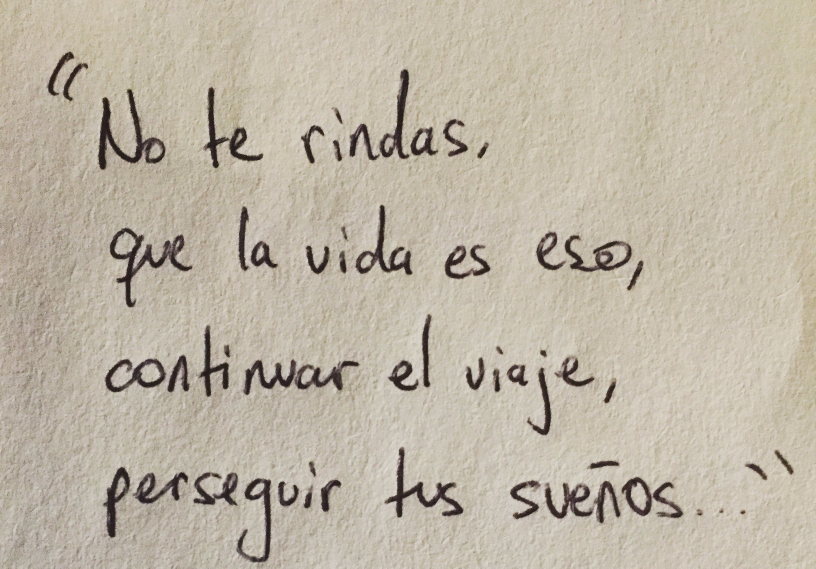
#> input picture images/test1.jpg, 2448 x 1705 px (shown at 1/3 size)
$ python count_lines.py
#> lines starting #> are read from the running program, lines starting #| are printed output that depends on the picture; after the words box and inside, x2 and y2 are one past the last pixel; in counts of white or black regions, pixels touching at a corner belong together
"""Counts the lines of handwritten text in a photo and measures each one's height.

Works without OCR. The ink is isolated from the paper, and words are merged into
horizontal streaks, giving a row-by-row ink profile. Lines are then cut apart at
the troughs of that profile, spaced by the line rhythm found in it. Each cut
is trimmed back to the ink it actually holds -- so a reported height covers the
ascenders and descenders of the line, not just its x-height.

Cutting at troughs rather than at a fixed ink level is what lets one page of
tightly ruled writing and one loosely spaced note be measured by the same code.
"""

import argparse
from pathlib import Path
from typing import NamedTuple

import cv2
import numpy as np

IMAGE_FILE = "images/test1.jpg"

# Tuning constants
WORK_WIDTH = 1200        # images are downscaled to this width before analysis
BACKGROUND_KERNEL = 41   # size of the blob used to estimate the paper brightness
MIN_PITCH = 8            # a line rhythm shorter than this many rows is not credible
PITCH_STRENGTH = 0.20    # autocorrelation peak needed to accept a line rhythm
TROUGH_SPACING = 0.30    # a cut is looked for within this fraction of a pitch
INK_THRESHOLD = 0.08     # a row counts as "ink" above this fraction of the peak
EDGE_THRESHOLD = 0.02    # faint rows above this fraction of the peak still count as ink
BLANK_THRESHOLD = 0.03   # cuts peaking below this fraction of the peak hold no text
MIN_BAND_RATIO = 0.35    # lines thinner than this fraction of the median are specks
MIN_GAP_RATIO = 0.50     # gaps thinner than this fraction of the typical gap merge
SLIVER_RATIO = 0.35      # bands covering less of the width than this are stroke slivers


class TextLine(NamedTuple):
    """One detected line of text, measured in original-photo pixels."""
    top: int
    bottom: int

    @property
    def height(self) -> int:
        return self.bottom - self.top


def _binarize_ink(gray: np.ndarray) -> np.ndarray:
    """Returns a mask where the handwriting is white (255) and the paper is black."""
    # Photographed paper has uneven lighting, so estimate the local background
    # brightness and divide it out before thresholding globally.
    kernel = cv2.getStructuringElement(cv2.MORPH_ELLIPSE, (BACKGROUND_KERNEL, BACKGROUND_KERNEL))
    background = cv2.morphologyEx(gray, cv2.MORPH_CLOSE, kernel)
    normalized = cv2.divide(gray, background, scale=255)

    blurred = cv2.GaussianBlur(normalized, (5, 5), 0)
    _, ink = cv2.threshold(blurred, 0, 255, cv2.THRESH_BINARY_INV + cv2.THRESH_OTSU)

    # Drop specks of paper texture that survived the threshold.
    ink = cv2.morphologyEx(ink, cv2.MORPH_OPEN, np.ones((2, 2), np.uint8))
    return ink


def _merge_words(ink: np.ndarray) -> np.ndarray:
    """Closes the gaps between letters and words so each line becomes one streak."""
    width = ink.shape[1]
    kernel = cv2.getStructuringElement(cv2.MORPH_RECT, (max(width // 25, 9), 1))
    return cv2.morphologyEx(ink, cv2.MORPH_CLOSE, kernel)


def _row_profile(mask: np.ndarray) -> np.ndarray:
    """Counts the ink pixels on each row, smoothed so ragged rows do not split lines."""
    profile = (mask > 0).sum(axis=1).astype(np.float32)
    window = max(int(round(mask.shape[0] * 0.005)) * 2 + 1, 3)
    return cv2.GaussianBlur(profile.reshape(-1, 1), (1, window), 0).ravel()


def _line_pitch(profile: np.ndarray) -> float | None:
    """Estimates the rows between consecutive baselines, or None if there is no rhythm."""
    signal = profile - profile.mean()
    if not signal.any():
        return None

    correlation = np.correlate(signal, signal, mode="full")[len(signal) - 1:]
    if correlation[0] <= 0:
        return None
    correlation = correlation / correlation[0]

    # Walk down out of the zero-lag peak, then take the strongest lag left: for
    # evenly written lines that lag is the distance from one line to the next.
    lag = 1
    while lag < len(correlation) - 1 and correlation[lag] <= correlation[lag - 1]:
        lag += 1
    search = correlation[lag:len(correlation) // 2 + 1]
    if len(search) == 0:
        return None

    pitch = lag + int(np.argmax(search))
    if correlation[pitch] < PITCH_STRENGTH or pitch < MIN_PITCH:
        return None

    # The strongest lag may be a multiple of the true pitch, so prefer a half
    # that is almost as strong -- otherwise every other line would be missed.
    while pitch // 2 >= MIN_PITCH and correlation[pitch // 2] > correlation[pitch] * 0.6:
        pitch //= 2
    return float(pitch)


def _cut_at_troughs(profile: np.ndarray, pitch: float) -> list[tuple[int, int]]:
    """Splits the profile into one segment per line by tracking down its troughs."""
    ink_rows = np.flatnonzero(profile > profile.max() * BLANK_THRESHOLD)
    if len(ink_rows) == 0:
        return []

    # Walk down the page one line at a time: from the line just cut, the next
    # boundary has to lie roughly one pitch further on, so take the emptiest row
    # in that window. Following the rhythm instead of ranking every dip on the
    # page keeps a shallow dip inside a line from being mistaken for a gap, and
    # lets the walk absorb the wider blank between two paragraphs.
    near = max(int(round(pitch * (1.0 - TROUGH_SPACING / 2))), 1)
    far = max(int(round(pitch * (1.0 + TROUGH_SPACING / 2))), near + 1)

    cuts = [0]
    row = int(ink_rows[0])
    while row < int(ink_rows[-1]):
        low, high = row + near, min(row + far, len(profile))
        if high <= low:
            break
        row = low + int(np.argmin(profile[low:high]))
        cuts.append(row)

    cuts.append(len(profile))
    return [(cuts[i], cuts[i + 1]) for i in range(len(cuts) - 1) if cuts[i + 1] > cuts[i]]


# [55 lines left out: functions _threshold_bands, _width_coverage, _merge_slivers, not called in this run]


def _trim_to_ink(segments: list[tuple[int, int]], profile: np.ndarray) -> list[tuple[int, int]]:
    """Shrinks each segment to the rows it really holds ink on, dropping blank ones."""
    if profile.max() == 0:
        return []

    floor = profile.max() * EDGE_THRESHOLD
    trimmed = []
    for start, end in segments:
        rows = np.flatnonzero(profile[start:end] > floor)
        if len(rows) == 0:
            continue
        trimmed.append((start + int(rows[0]), start + int(rows[-1]) + 1))
    return trimmed


def _drop_specks(lines: list[tuple[int, int]]) -> list[tuple[int, int]]:
    """Discards bands far too thin to be a line, such as a lone accent or smudge."""
    if not lines:
        return []

    median_height = float(np.median([end - start for start, end in lines]))
    return [(s, e) for s, e in lines if e - s >= median_height * MIN_BAND_RATIO]


def _find_lines(ink: np.ndarray) -> list[tuple[int, int]]:
    """Locates every line of text in an ink mask and returns its row extent."""
    # Words are merged into streaks so that a line reads as one bump in the
    # profile regardless of how its words are spaced.
    streaks = _merge_words(ink)
    body_profile = _row_profile(streaks)
    pitch = _line_pitch(body_profile)

    if pitch is not None:
        # Several lines with a steady rhythm: cut between them at the troughs.
        segments = _cut_at_troughs(body_profile, pitch)
        # Keep only the cuts that hold real ink; the rest are margins and the
        # blank space between paragraphs.
        keep = body_profile.max() * BLANK_THRESHOLD
        segments = [(a, b) for a, b in segments if body_profile[a:b].max() > keep]
    else:
        # No rhythm to lock on to, which usually means a single line. Fall back
        # to a plain ink threshold and stitch the stray strokes back on.
        segments = _merge_slivers(_threshold_bands(body_profile), streaks)

    # Extents are measured on the raw ink, where a lone thin stroke such as an
    # accent or a descender tail still registers.
    return _drop_specks(_trim_to_ink(segments, _row_profile(ink)))


def measure_text_lines(image_path: str, debug_path: str | None = None) -> list[TextLine]:
    """Finds every line of text in the image and measures its height in photo pixels."""
#> called with image_path = 'images/test1.jpg'
    target_path = Path(image_path)
    if not target_path.exists():
        target_path = Path("images") / image_path
    if not target_path.exists():
        raise FileNotFoundError(f"Could not find image '{image_path}' anywhere.")

    image = cv2.imread(str(target_path))
#> image is the input picture: shape (1705, 2448, 3); mean B, G, R 165, 180.7, 189.6
    if image is None:
        raise ValueError(f"'{target_path}' is not a readable image.")

    original_height = image.shape[0]
    scale = min(1.0, WORK_WIDTH / image.shape[1])
    if scale < 1.0:
        image = cv2.resize(image, None, fx=scale, fy=scale, interpolation=cv2.INTER_AREA)
#> image: shape (836, 1200, 3)

    bands = _find_lines(_binarize_ink(cv2.cvtColor(image, cv2.COLOR_BGR2GRAY)))
#> in _binarize_ink, `background = cv2.morphologyEx(gray, cv2.MORPH_CLOSE, kernel)`:
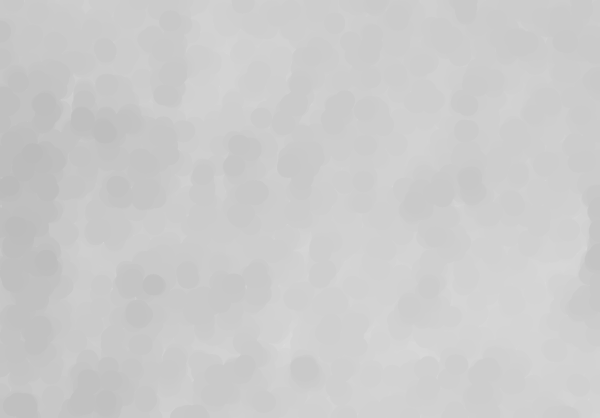
#> background: shape (836, 1200) (shown at 1/2 size); min 187, max 223, mean 203.7
#> in _binarize_ink, `normalized = cv2.divide(gray, background, scale=255)`:
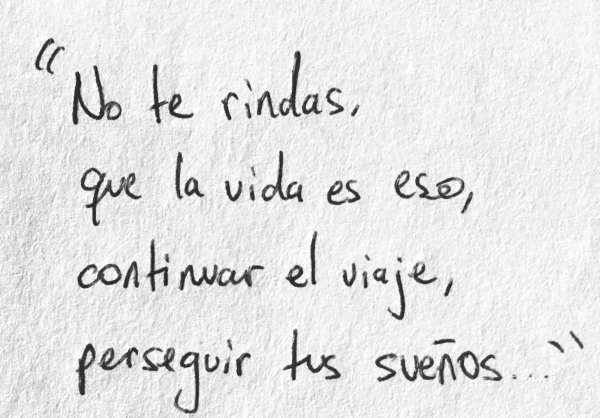
#> normalized: shape (836, 1200) (shown at 1/2 size); min 26, max 255, mean 227.2
#> in _binarize_ink, `_, ink = cv2.threshold(blurred, 0, 255, cv2.THRESH_BINARY_INV + cv2.TH..`:
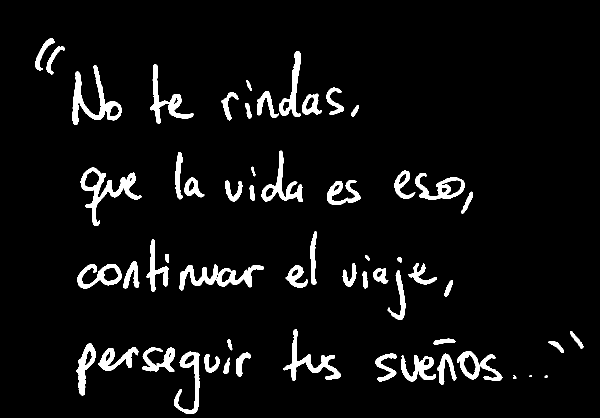
#> ink: shape (836, 1200) (shown at 1/2 size); 5.5% white; 58 white regions (1 under 20 px), largest, box (x1, y1, x2, y2) and area: (161, 335, 283, 452) 3392, (144, 131, 243, 250) 3364, (566, 658, 682, 761) 2545
#> in _binarize_ink, `ink = cv2.morphologyEx(ink, cv2.MORPH_OPEN, np.ones((2, 2), np.uint8))`:
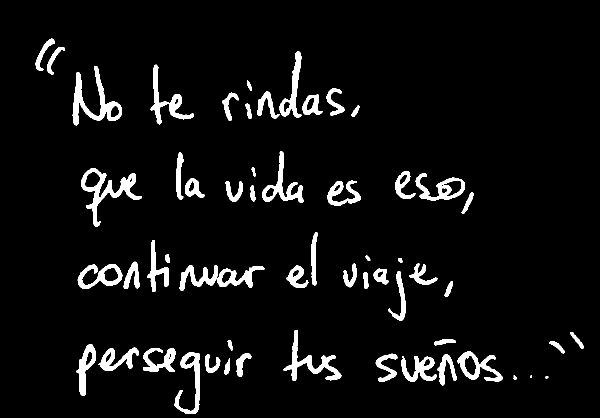
#> ink: shape (836, 1200) (shown at 1/2 size); 5.5% white; 58 white regions (1 under 20 px), largest, box (x1, y1, x2, y2) and area: (162, 336, 284, 453) 3391, (145, 132, 244, 251) 3362, (567, 660, 683, 762) 2542
#> in _merge_words, `width = ink.shape[1]`: width = 1200
#> in _merge_words, `return cv2.morphologyEx(ink, cv2.MORPH_CLOSE, kernel)`:
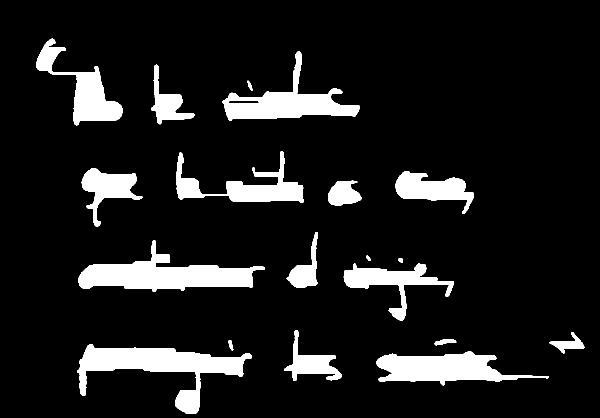
#> returned value: shape (836, 1200) (shown at 1/2 size); 10.8% white; 19 white regions, largest, box (x1, y1, x2, y2) and area: (154, 688, 504, 828) 16563, (156, 480, 530, 584) 15987, (752, 703, 1098, 771) 12151
#> in _row_profile, `profile = (mask > 0).sum(axis=1).astype(np.float32)`: profile = 836 values, max 658 at index 716, min 0 at index 0, mean 129.3
#> in _find_lines, `body_profile = _row_profile(streaks)`: body_profile = 836 values, max 648.8 at index 717, min 0 at index 0, mean 129.3
#> in _line_pitch, `signal = profile - profile.mean()`: signal = 836 values, max 519.5 at index 717, min -129.3 at index 0, mean 1.64e-05
#> in _line_pitch, `correlation = np.correlate(signal, signal, mode="full")[len(signal) - ..`: correlation = 836 values, max 28951018 at index 0, min -11245012 at index 92, mean 17315.1
#> in _line_pitch, `correlation = correlation / correlation[0]`: correlation = 836 values, max 1 at index 0, min -0.388 at index 92, mean 0.000598
#> the loop in _line_pitch, `while lag < len(correlation) - 1 and correlation[lag] <= correlation[l..` made 92 passes
#> after the loop in _line_pitch, `while lag < len(correlation) - 1 and correlation[lag] <= correlation[l..`: lag = 93
#> in _line_pitch, `search = correlation[lag:len(correlation) // 2 + 1]`: search = 326 values, max 0.636 at index 79, min -0.388 at index 0, mean 0.0155
#> in _line_pitch, `pitch = lag + int(np.argmax(search))`: pitch = 172
#> in _cut_at_troughs, `ink_rows = np.flatnonzero(profile > profile.max() * BLANK_THRESHOLD)`: ink_rows = 492 values from 93 to 825
#> in _cut_at_troughs, `near = max(int(round(pitch * (1.0 - TROUGH_SPACING / 2))), 1)`: near = 146
#> in _cut_at_troughs, `far = max(int(round(pitch * (1.0 + TROUGH_SPACING / 2))), near + 1)`: far = 198
#> in _cut_at_troughs, `row = int(ink_rows[0])`: row = 93
#> the loop in _cut_at_troughs, `while row < int(ink_rows[-1]):` made 4 passes
#> (low, high, row) on passes 1 to 4: (239, 291, 255), (401, 453, 452), (598, 650, 645), (791, 836, 832)
#> after the loop in _cut_at_troughs, `while row < int(ink_rows[-1]):`: cuts = [0, 255, 452, 645, 832]
#> in _find_lines, `segments = _cut_at_troughs(body_profile, pitch)`: segments = [(0, 255), (255, 452), (452, 645), (645, 832), (832, 836)]
#> in _find_lines, `keep = body_profile.max() * BLANK_THRESHOLD`: keep = 19.46
#> in _find_lines, `segments = [(a, b) for a, b in segments if body_profile[a:b].max() > k..`: segments = [(0, 255), (255, 452), (452, 645), (645, 832)]
#> in _trim_to_ink, `floor = profile.max() * EDGE_THRESHOLD`: floor = 6.72
#> the loop in _trim_to_ink, `for start, end in segments:` made 4 passes
#> after the loop in _trim_to_ink, `for start, end in segments:`: trimmed = [(79, 250), (304, 452), (470, 640), (662, 829)]
#> in _drop_specks, `median_height = float(np.median([end - start for start, end in lines]))`: median_height = 168.5
#> bands = [(79, 250), (304, 452), (470, 640), (662, 829)]

    if debug_path:
        _write_debug_image(image, bands, debug_path)

    # Report in the coordinates of the photo the user passed in, not the
    # downscaled working copy.
    factor = original_height / image.shape[0]
    return [TextLine(round(top * factor), round(bottom * factor)) for top, bottom in bands]


def count_text_lines(image_path: str, debug_path: str | None = None) -> int:
    """Counts the lines of text in the image, optionally saving an annotated copy."""
    return len(measure_text_lines(image_path, debug_path))


# [10 lines left out: function _write_debug_image, not called in this run]


def crop_and_save_lines(image_path: str, lines: list[TextLine], output_dir: str = "output") -> None:
    """Crops each detected text line from the original image and saves it as a PNG."""
    target_path = Path(image_path)
    if not target_path.exists():
        target_path = Path("images") / image_path
    if not target_path.exists():
        print(f"Error: Could not find image '{image_path}'.")
        return

    # Read the original full-resolution image
    image = cv2.imread(str(target_path))
    if image is None:
        print(f"Error: Could not read image '{target_path}'.")
        return

    out_dir = Path(output_dir)
    out_dir.mkdir(parents=True, exist_ok=True)

    base_name = target_path.stem

    print(f"\nCropping {len(lines)} line(s) and saving to '{out_dir}'...")
    for i, line in enumerate(lines, start=1):
        # Crop the image using numpy slicing: image[top:bottom, left:right]
        # We take the full width of the image (:)
        cropped_img = image[line.top:line.bottom, :]

        # Build the output file path (e.g., output/test4_line_1.png)
        out_file = out_dir / f"{base_name}_line_{i:1d}.png"

        # Save the image
        cv2.imwrite(str(out_file), cropped_img)
        print(f"  Saved: {out_file}")

def _print_report(image_path: str, lines: list[TextLine]) -> None:
    """Prints the line count followed by the height of each individual line."""
    print(f"\nLines of text detected in '{image_path}': {len(lines)}")
    if not lines:
        return

    print(f"\n{'Line':>4}  {'Top':>6}  {'Bottom':>6}  {'Height':>7}")
    for index, line in enumerate(lines, start=1):
        print(f"{index:>4}  {line.top:>6}  {line.bottom:>6}  {line.height:>5} px")

    heights = [line.height for line in lines]
    print(f"\nTallest: {max(heights)} px   Shortest: {min(heights)} px   "
          f"Average: {round(sum(heights) / len(heights))} px")

# [6 lines left out: function run_as_main, not called in this run]

if __name__ == "__main__":
    # Analyze the image to find text lines
    detected_lines = measure_text_lines(IMAGE_FILE)
#> detected_lines = [(161, 510), (620, 922), (959, 1305), (1350, 1691)]
    print(detected_lines)
#| [TextLine(top=161, bottom=510), TextLine(top=620, bottom=922), TextLine(top=959, bottom=1305), TextLine(top=1350, bottom=1691)]
    # Print out the calculated line metrics
    _print_report(IMAGE_FILE, detected_lines)
#| Lines of text detected in 'images/test1.jpg': 4
#> the loop in _print_report, `for index, line in enumerate(lines, start=1):` made 4 passes
#> (printed output is left out)
#> in _print_report, `heights = [line.height for line in lines]`: heights = [349, 302, 346, 341]
#| Tallest: 349 px   Shortest: 302 px   Average: 334 px
    # Crop and save those lines as individual files
    if detected_lines:
        crop_and_save_lines(IMAGE_FILE, detected_lines, output_dir="output")
#> (printed output is left out)
#> the loop in crop_and_save_lines, `for i, line in enumerate(lines, start=1):` made 4 passes
#> (printed output is left out)
#> pass 1, in crop_and_save_lines, `cropped_img = image[line.top:line.bottom, :]`:
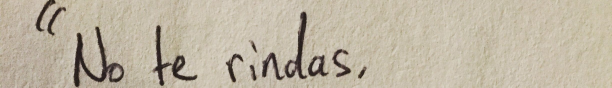
#> cropped_img: shape (349, 2448, 3) (shown at 1/4 size); mean B, G, R 162.8, 180.9, 190.3
#> pass 3, in crop_and_save_lines, `cropped_img = image[line.top:line.bottom, :]`:
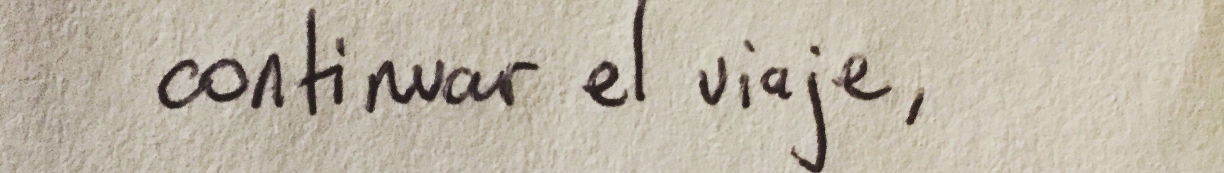
#> cropped_img: shape (346, 2448, 3) (shown at 1/2 size); mean B, G, R 165.8, 180.2, 188.7

$ run again, with images/phrase2.jpg copied over images/test1.jpg
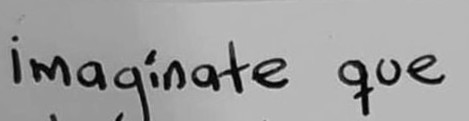
#> input picture images/phrase2.jpg, 469 x 121 px
#> in measure_text_lines, image is the input picture: shape (121, 469, 3); min 0, max 216, mean 159.3
#> in _binarize_ink, `ink = cv2.morphologyEx(ink, cv2.MORPH_OPEN, np.ones((2, 2), np.uint8))`:
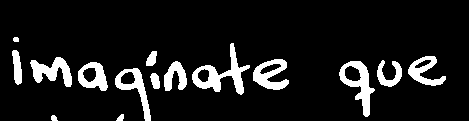
#> ink: shape (121, 469); 10.3% white; 15 white regions, largest, box (x1, y1, x2, y2) and area: (192, 43, 250, 95) 925, (339, 61, 375, 117) 759, (30, 57, 72, 87) 650
#> width = 469
#> profile = 121 values, max 378 at index 80, min 0 at index 0, mean 76.26
#> body_profile = 121 values, max 365 at index 79, min 0 at index 0, mean 76.26
#> signal = 121 values, max 288.7 at index 79, min -76.26 at index 0, mean 2.21e-06
#> in _line_pitch, `correlation = np.correlate(signal, signal, mode="full")[len(signal) - ..`: correlation = 121 values, max 1779348.9 at index 0, min -646281 at index 34, mean 7352.7
#> in _line_pitch, `correlation = correlation / correlation[0]`: correlation = 121 values, max 1 at index 0, min -0.363 at index 34, mean 0.00413
#> the loop in _line_pitch, `while lag < len(correlation) - 1 and correlation[lag] <= correlation[l..` made 34 passes
#> after the loop in _line_pitch, `while lag < len(correlation) - 1 and correlation[lag] <= correlation[l..`: lag = 35
#> search = 26 values from -0.363 to -0.196
#> pitch = 60
#> the loop in _threshold_bands, `for row, filled in enumerate(is_ink):` made 121 passes
#> after the loop in _threshold_bands, `for row, filled in enumerate(is_ink):`: bands = [(56, 93)]
#> floor = 4.33
#> the loop in _trim_to_ink, `for start, end in segments:` made 1 pass
#> after the loop in _trim_to_ink, `for start, end in segments:`: trimmed = [(56, 93)]
#> median_height = 37
#> in measure_text_lines, `bands = _find_lines(_binarize_ink(cv2.cvtColor(image, cv2.COLOR_BGR2GR..`: bands = [(56, 93)]
#| [TextLine(top=56, bottom=93)]
#| Lines of text detected in 'images/test1.jpg': 1
#> the loop in _print_report, `for index, line in enumerate(lines, start=1):` made 1 pass
#> (index, line) on pass 1: (1, (56, 93))
#> (printed output is left out)
#> heights = [37]
#| Tallest: 37 px   Shortest: 37 px   Average: 37 px
#> (printed output is left out)
#> the loop in crop_and_save_lines, `for i, line in enumerate(lines, start=1):` made 1 pass
#> (printed output is left out)
#> pass 1, in crop_and_save_lines, `cropped_img = image[line.top:line.bottom, :]`:
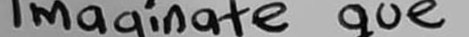
#> cropped_img: shape (37, 469, 3); min 0, max 211, mean 132.6
